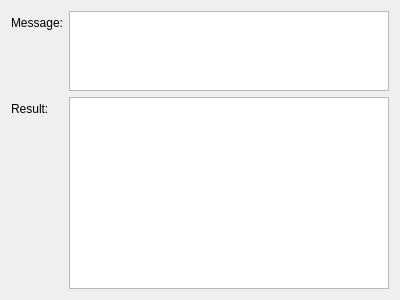
<?xml version="1.0" encoding="UTF-8"?>
<ui version="4.0">
 <class>MemoirsSearchDialog</class>
 <widget class="QDialog" name="MemoirsSearchDialog">
  <property name="geometry">
   <rect>
    <x>0</x>
    <y>0</y>
    <width>400</width>
    <height>300</height>
   </rect>
  </property>
  <property name="windowTitle">
   <string>Dialog</string>
  </property>
  <layout class="QFormLayout" name="formLayout">
   <item row="0" column="0">
    <widget class="QLabel" name="label">
     <property name="text">
      <string>Message:</string>
     </property>
    </widget>
   </item>
   <item row="0" column="1">
    <widget class="QPlainTextEdit" name="plainTextEdit">
     <property name="sizePolicy">
      <sizepolicy hsizetype="Expanding" vsizetype="Expanding">
       <horstretch>0</horstretch>
       <verstretch>1</verstretch>
      </sizepolicy>
     </property>
    </widget>
   </item>
   <item row="1" column="1">
    <widget class="QListWidget" name="listWidget">
     <property name="sizePolicy">
      <sizepolicy hsizetype="Expanding" vsizetype="Expanding">
       <horstretch>0</horstretch>
       <verstretch>0</verstretch>
      </sizepolicy>
     </property>
    </widget>
   </item>
   <item row="1" column="0">
    <widget class="QLabel" name="label_2">
     <property name="text">
      <string>Result:</string>
     </property>
    </widget>
   </item>
  </layout>
 </widget>
 <resources/>
 <connections>
  <connection>
   <sender>plainTextEdit</sender>
   <signal>textChanged()</signal>
   <receiver>MemoirsSearchDialog</receiver>
   <slot>on_text_changed()</slot>
   <hints>
    <hint type="sourcelabel">
     <x>225</x>
     <y>104</y>
    </hint>
    <hint type="destinationlabel">
     <x>199</x>
     <y>149</y>
    </hint>
   </hints>
  </connection>
 </connections>
 <slots>
  <slot>on_text_changed()</slot>
 </slots>
</ui>
